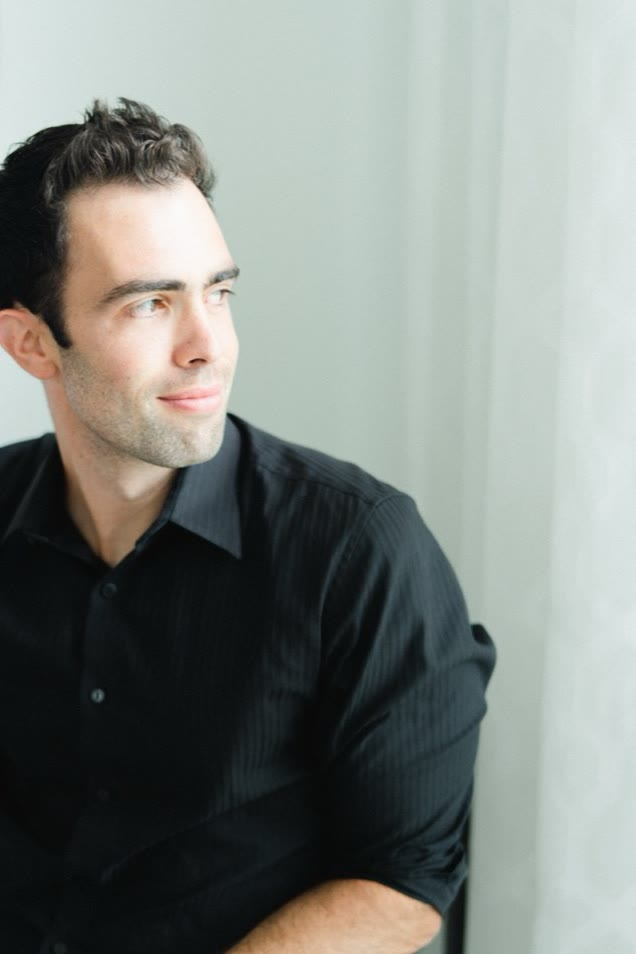
#> input picture assets/portrait-nick.jpg, 636 x 954 px
$ python make_og_cards.py
#> lines starting #> are read from the running program, lines starting #| are printed output that depends on the picture
#!/usr/bin/env python3
"""Render the 1200x630 social share cards in assets/.

Portrait plus title, cream/forest/rust palette. Run after changing card copy:

    python3 tools/make_og_cards.py
"""

import os

from PIL import Image, ImageDraw, ImageFont

REPO_ROOT = os.path.dirname(os.path.dirname(os.path.abspath(__file__)))
ASSETS = os.path.join(REPO_ROOT, "assets")
PORTRAIT = os.path.join(ASSETS, "portrait-nick.jpg")

W, H = 1200, 630
PAPER = (246, 243, 236)
INK = (22, 33, 28)
INK_SOFT = (74, 84, 78)
RUST = (184, 80, 31)

SERIF = "/System/Library/Fonts/Supplemental/Georgia.ttf"
SANS = "/System/Library/Fonts/Helvetica.ttc"

CARDS = (
    (
        "og-home.png",
        "Nick Giulioni",
        "If you can't sell it,\nrent it.",
        "Director of Sales and Marketing, T&H Realty Services",
    ),
    (
        "og-career.png",
        "Resume",
        "T&H, Ballpark,\nOff Leash, Meta,\nCorsair, Razer.",
        "From tech sales to Indiana real estate",
    ),
    (
        "og-work.png",
        "Selected work",
        "Ballpark: market intel\nfor Central Indiana.",
        "A product I'm building, 2025 to present",
    ),
    (
        "og-media.png",
        "Podcasts and talks",
        "Investing in Central\nIndiana real estate.",
        "Guest on Indy REI with T&H Realty and more",
    ),
)


def wrapped(draw, text, font, fill, x, y, leading):
    for line in text.split("\n"):
        draw.text((x, y), line, font=font, fill=fill)
        y += leading
    return y


def render(name, eyebrow, title, footer):
#> called with name = 'og-home.png', eyebrow = 'Nick Giulioni'
    card = Image.new("RGB", (W, H), PAPER)
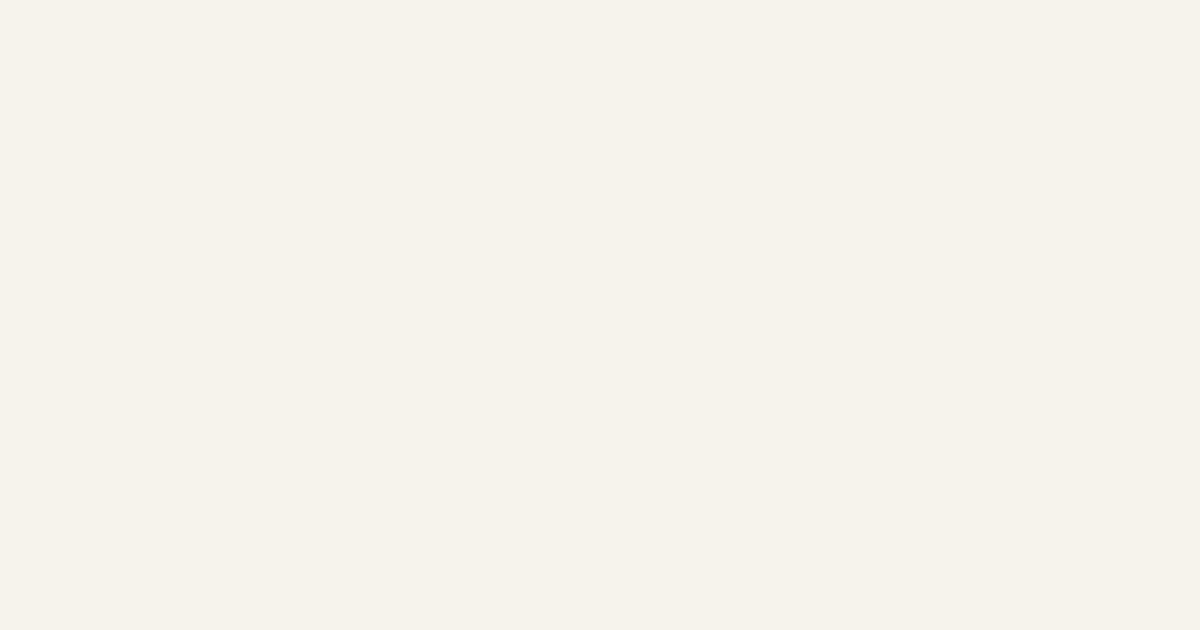
#> card: PIL image 1200x630 RGB; mean R, G, B 246, 243, 236
    draw = ImageDraw.Draw(card)

    panel_w = 420
    portrait = Image.open(PORTRAIT).convert("RGB")
#> portrait is the input picture: PIL image 636x954 RGB; mean R, G, B 129, 134.2, 129.3
    scale = max(panel_w / portrait.width, H / portrait.height)
#> scale = 0.66
    portrait = portrait.resize(
        (round(portrait.width * scale), round(portrait.height * scale)),
        Image.LANCZOS,
    )
#> portrait: PIL image 420x630 RGB
    left = (portrait.width - panel_w) // 2
#> left = 0
    top = round(portrait.height * 0.08)
#> top = 50
    top = min(max(top, 0), portrait.height - H)
#> top = 0
    card.paste(portrait.crop((left, top, left + panel_w, top + H)), (W - panel_w, 0))
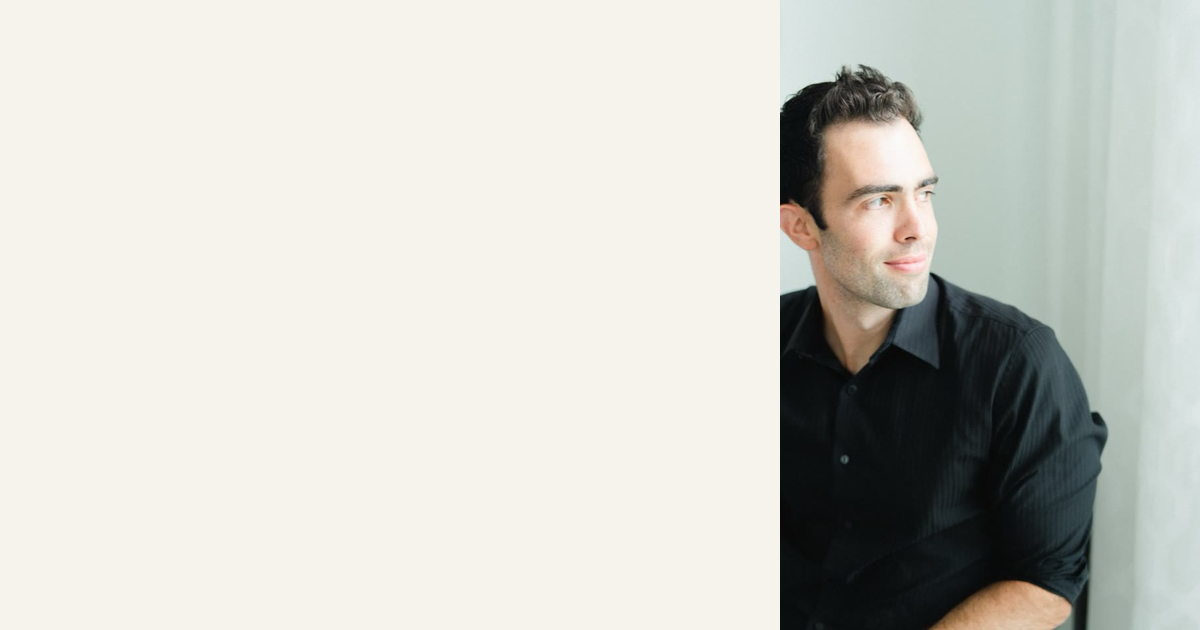
#> card: PIL image 1200x630 RGB; mean R, G, B 205, 204.9, 198.7
    draw.rectangle([W - panel_w - 6, 0, W - panel_w - 1, H], fill=RUST)

    eyebrow_font = ImageFont.truetype(SANS, 26)
    title_font = ImageFont.truetype(SERIF, 62)
    footer_font = ImageFont.truetype(SANS, 24)

    x = 72
    draw.text((x, 104), eyebrow.upper(), font=eyebrow_font, fill=RUST)
    wrapped(draw, title, title_font, INK, x, 168, 78)
    draw.line([(x, H - 152), (x + 96, H - 152)], fill=RUST, width=3)
    draw.text((x, H - 122), footer, font=footer_font, fill=INK_SOFT)
    draw.text((x, H - 84), "giulioni.com", font=footer_font, fill=INK)

    out = os.path.join(ASSETS, name)
    card.save(out, "PNG", optimize=True)
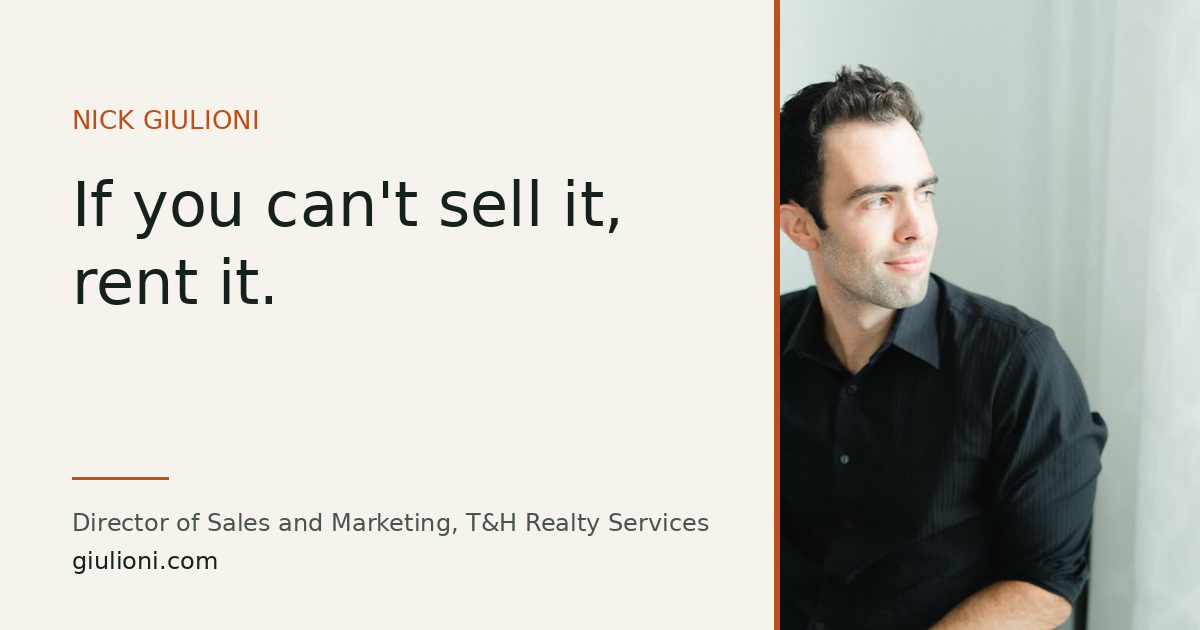
#> saved as og-home.png: PIL image 1200x630 RGB; mean R, G, B 201.2, 200.6, 194.1
    print("wrote %s" % out)


if __name__ == "__main__":
    for card in CARDS:
        render(*card)
